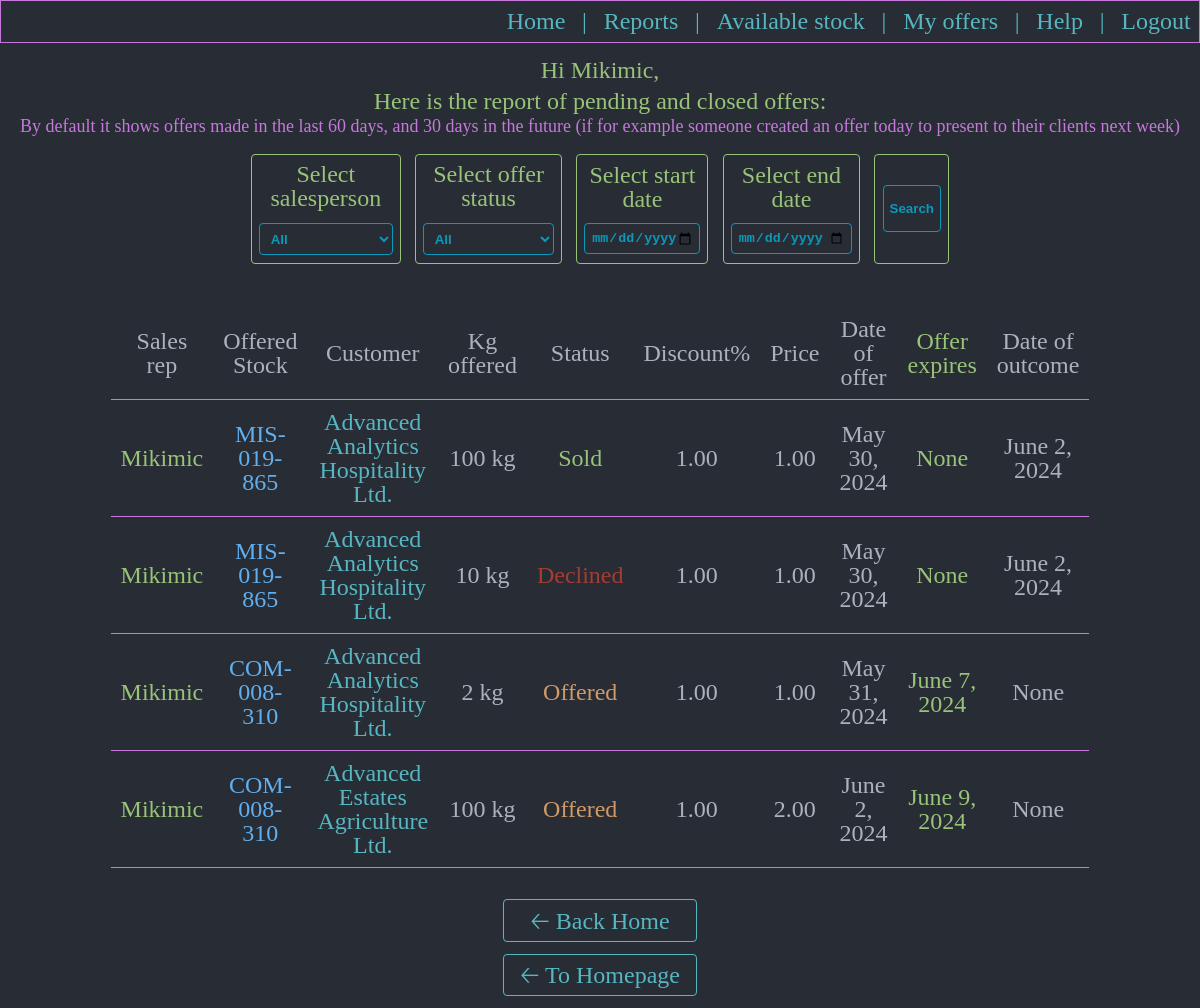
/superuserreports/ (signed in), run on an earlier commit of the app's database.
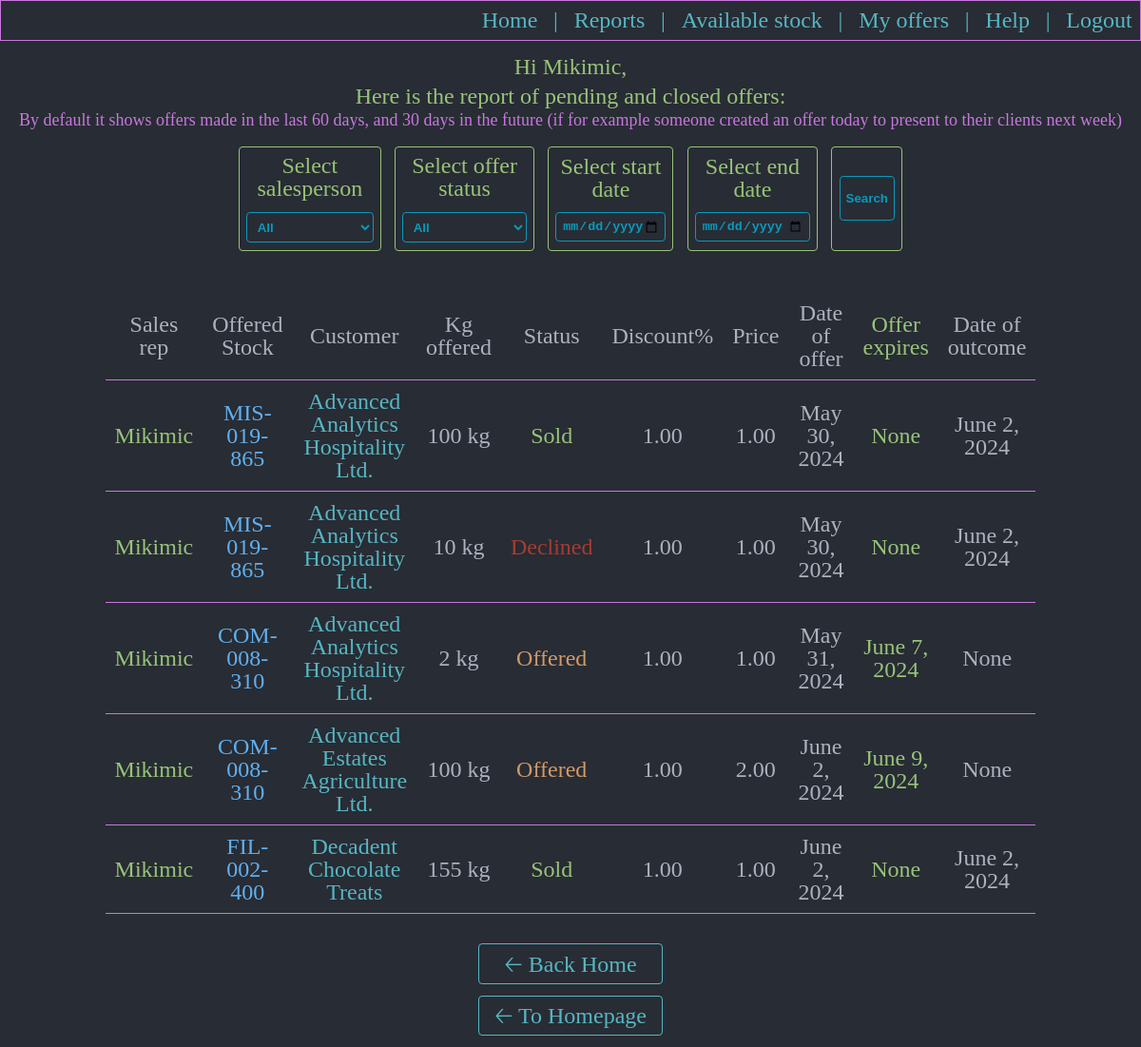
And on a later commit of the database.
### aged/models.py (models this page shows)
class OffersLog(models.Model):
    sales_rep_that_made_the_offer = models.ForeignKey(User, null=True, on_delete=models.SET_NULL)
    offered_stock = models.ForeignKey(AvailableStock, null=True, on_delete=models.SET_NULL)
    offered_product = models.ForeignKey(Products, on_delete=models.RESTRICT)
    customer_that_received_offer = models.ForeignKey(Customers, on_delete=models.RESTRICT)
    offered_sold_or_declined_quantity_kg = models.IntegerField()
    STATUS_CHOICES = ( ('Offered', 'Offered'), ('Declined', 'Declined'), ('Sold', 'Sold'), ('Offer Expired', 'Offer Expired'))
    offer_status = models.CharField(max_length=20, choices=STATUS_CHOICES)
    discount_offered_percents = models.DecimalField(max_digits=5, decimal_places=2)
    price_per_kg_offered = models.DecimalField(max_digits=7, decimal_places=2)
    date_of_offer = models.DateField()
    expiration_date_of_offer = models.DateField(null=True, blank=True)
    date_of_outcome = models.DateField(null=True, blank=True)
    stock_expired = models.BooleanField(default=False)
    class Meta:
        verbose_name_plural = 'Offers log'

class AvailableStock(models.Model):
    available_product = models.ForeignKey(Products, null=True, blank=True, on_delete=models.RESTRICT)
    stock_location = models.ForeignKey(LocationsForStocks, null=True, blank=True, on_delete=models.RESTRICT)
    expiration_date = models.DateField()
    batch = models.CharField(max_length = 100)
    original_quantity_in_kg = models.IntegerField()
    under_offer_quantity_in_kg = models.IntegerField(default=0)
    sold_quantity_in_kg = models.IntegerField(default=0)
    available_quantity_in_kg = models.IntegerField()
    def __str__(self):
        return str(self.available_product)
    class Meta:
        verbose_name_plural = 'Available stock'

class Products(models.Model):
    cod_material = models.CharField(max_length=100)
    description = models.CharField(max_length=200, null=True, blank=True)
    product_brand = models.ForeignKey(Brands, null=True, blank=True, on_delete=models.SET_NULL)
    product_material_type = models.ForeignKey(MaterialType, null=True, blank=True, on_delete=models.SET_NULL)
    def __str__(self):
        return self.cod_material
    class Meta:
        verbose_name_plural = 'Products'

class Customers(models.Model):
    customer_name = models.CharField(max_length=100)
    customer_number = models.IntegerField()
    salesperson_owning_account = models.ForeignKey(User, null=True, blank=True, on_delete=models.SET_NULL)
    allocated_customer_service_rep = models.ForeignKey(CustomerService, null=True, blank=True, on_delete=models.SET_NULL)
    STATUS_CHOICES = ( ('Active', 'Active'), ('Inactive', 'Inactive'), )
    customer_status = models.CharField(max_length=10, choices=STATUS_CHOICES)
    def __str__(self):
        return self.customer_name
    class Meta:
        verbose_name_plural = 'Customers'

### aged/views.py (the view, shortened to what this page needs)
# urls.py: path('superuserreports/', views.superuserreports, name='superuserreports'),
@user_passes_test(lambda u: u.is_superuser)
def superuserreports(request):
    preselectValues = dict()
    preselectValues['salesperson'] = 'All'
    preselectValues['state'] = 'All'
    preselectValues['start'] = ''
    preselectValues['end'] = ''
    aziPlus30 = str(datetime.datetime.today().date() + datetime.timedelta(days=30))
    firstDateOfOffersSpan = str(datetime.datetime.today().date() - datetime.timedelta(days=60))
    obj = OffersLog.objects.filter(date_of_offer__range=[firstDateOfOffersSpan, aziPlus30]).all()
    allUsersWithOffers = set()
    allOfferStatus = set()
    for ob in obj:
        allUsersWithOffers.add(ob.sales_rep_that_made_the_offer.username)
        allOfferStatus.add(ob.offer_status)
    allUsersWithOffers = list(allUsersWithOffers)
    allUsersWithOffers.sort()
    allUsersWithOffers.insert(0, 'All')
    allOfferStatus = list(allOfferStatus)
    allOfferStatus.sort()
    allOfferStatus.insert(0, 'All')
    return render(request, 'aged/superuserreports.html', {'objects':obj, 'allUsersWithOffers':allUsersWithOffers, 'allOfferStatus':allOfferStatus, 'preselectValues':preselectValues})

### aged/templates/aged/superuserreports.html (shortened to what this page needs)
{% extends 'aged/base.html' %}
{% load static %}
{% block body %}
<div class="div_menu_no_border">
  <p class="p_menu">Hi {{user}}, </p>
  <p class="p_menu">Here is the report of pending and closed offers:</p>
  {% if objects|length > 0 %}
  <p class="p_div_filter" id="p_filter_message">By default it shows offers made in the last 60 days, and 30 days in the future (if for example someone created an offer today to present to their clients next week)</p>
  <form class="div_superuser_filter" method="post">
    <div class="div_indiv_field_superus_form">
      <label class="label_form" for="">Select salesperson</label>
      <select class="inputs_superuser_form" name="nameOfUser">
        <option value="{{ preselectValues.salesperson }}">{{ preselectValues.salesperson }}</option>
      </select>
    </div>
    <div class="div_indiv_field_superus_form">
      <label class="label_form" for="">Select offer status</label>
      <select class="inputs_superuser_form" name="offerStatus">
        <option value="{{ preselectValues.state }}">{{ preselectValues.state }}</option>
      </select>
    </div>
    <div class="div_indiv_field_superus_form">
      <label class="label_form" for="">Select start date</label>
      <input class="inputs_superuser_form" id="start" type="date" name="startDate" value="{{ preselectValues.start }}" min='2022-01-01'>
    </div>
    <div class="div_indiv_field_superus_form">
      <label class="label_form" for="">Select end date</label>
      <input class="inputs_superuser_form" id="stop" type="date" name="endDate" value="{{ preselectValues.end }}" min='2022-01-01'>
    </div>
    <div class="div_indiv_field_superus_form">
      <input class="input_submit_superuser_form" type="submit" name="" value="Search">
    </div>
  </form>
  <table class="table_stocks_and_report">
    <tr class="tr_first_line">
      <th>Sales rep</th>
      <th>Offered Stock</th>
      <th>Customer</th>
      <th>Kg offered</th>
      <th>Status</th>
      <th>Discount%</th>
      <th>Price</th>
      <th>Date of offer</th>
      <th class="table_status_sold">Offer expires</th>
      <th>Date of outcome</th>
    </tr>
    {% for obj in objects %}
    <tr>
      <td class="table_sales_rep">{{ obj.sales_rep_that_made_the_offer }}</td>
      <td class="table_sku">{{ obj.offered_stock }}</td>
      <td class="table_customer">{{ obj.customer_that_received_offer }}</td>
      <td>{{ obj.offered_sold_or_declined_quantity_kg }} kg</td>
      {% if obj.offer_status == 'Sold' %}
      <td class="table_status_sold">{{ obj.offer_status }}</td>
      {% elif obj.offer_status == 'Offered' %}
      <td class="table_status_offered">{{ obj.offer_status }}</td>
      {% else %}
      <td class="table_status_declined">{{ obj.offer_status }}</td>
      {% endif %}
      <td>{{ obj.discount_offered_percents }}</td>
      <td>{{ obj.price_per_kg_offered }}</td>
      <td>{{ obj.date_of_offer }}</td>
      <td class="table_status_sold">{{ obj.expiration_date_of_offer }}</td>
      <td>{{ obj.date_of_outcome  }}</td>
    </tr>
    {% endfor %}
  </table>
  <a class="a_menu" href="{% url 'home' %}">🡠 Back Home</a>
  {% else %}
  <p style="color:red">There are no offers matching the search criteria!</p>
  <a class="a_menu" href="{% url 'superuserreports' %}">🡠 Back to reports</a>
  {% endif %}
  <a class="a_menu" href="{% url 'home' %}">🡠 To Homepage </a>
</div>
{% endblock %}

What changed in the data, as far as the page shows it:
added OffersLog: sales_rep_that_made_the_offer "Mikimic", offered_stock "FIL-002-400", customer_that_received_offer "Decadent Chocolate Treats", offered_sold_or_declined_quantity_kg "155", offer_status "Sold", discount_offered_percents "1.00", price_per_kg_offered "1.00", date_of_offer "June 2, 2024", expiration_date_of_offer "None", date_of_outcome "June 2, 2024"
